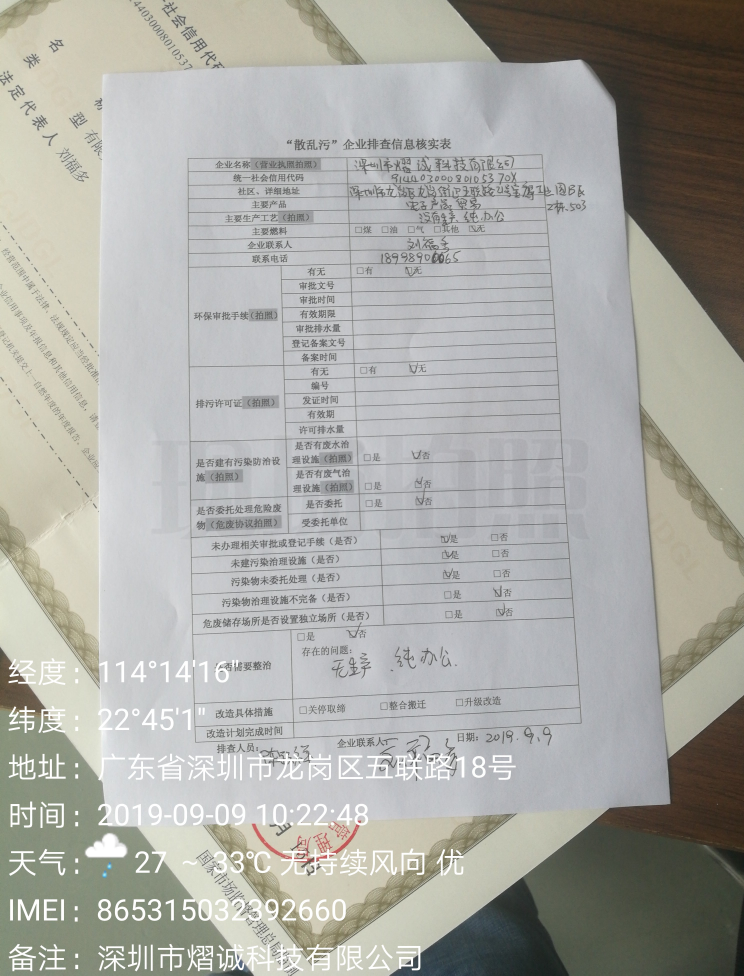
#> input picture Img/去除水印相机/文件的副本/WechatIMG2464.jpeg, 2976 x 3902 px (shown at 1/4 size); its folder holds only this picture in this run
$ python '批量去除水印相机.py'
#> lines starting #> are read from the running program, lines starting #| are printed output that depends on the picture; after the words box and inside, x2 and y2 are one past the last pixel; in counts of white or black regions, pixels touching at a corner belong together
import cv2 as cv
import numpy as np
import os

def console_location(path):
    # 定片位置
    img = cv.imread(path)
    def on_mouse(event, x, y, flags, param):
        if event == cv.EVENT_LBUTTONDOWN:
            print(x, y)
    # 构建窗口
    # 回调绑定窗口
    cv.namedWindow("img", cv.WINDOW_NORMAL)
    cv.setMouseCallback("img", on_mouse, 0)
    cv.imshow("img", img)
    # 键盘输入 q退出
    if cv.waitKey() == ord("q"):
        cv.destroyAllWindows()

class WaterMark(object):
    def mark(self, path):
#> called with path = '文件的副本/WechatIMG2464.jpeg'
        global img
        # 提取感兴趣区域ROI
        img = cv.imread(path)
#> img is the input picture: shape (3902, 2976, 3); mean B, G, R 164.7, 169.7, 169.7
        # 通过运行console_location函数后在相应的图片上点击两个点可以获取一下两个参数
        # 高1:高2 宽1:宽2
        roi = img[2300:3890, 0:2962]
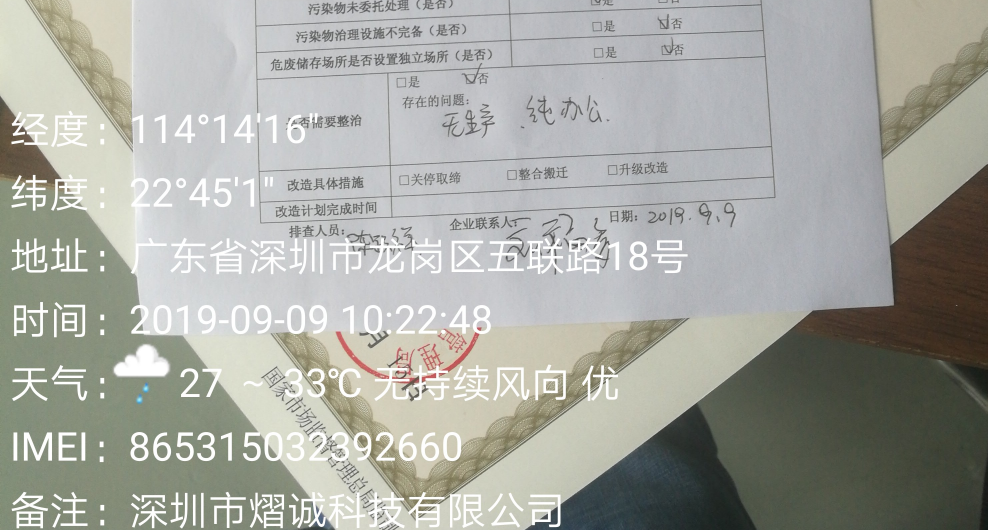
#> roi: shape (1590, 2962, 3) (shown at 1/3 size); mean B, G, R 161, 167.5, 166.1
        # cv.imwrite('02.jpg', roi)
        roi_hsv = cv.cvtColor(roi, cv.COLOR_BGR2HSV)
#> roi_hsv: shape (1590, 2962, 3); mean H, S, V 68.6, 22.9, 170.3
        # cv.imwrite('hsv.jpg', roi_hsv)
        # 设定白色HSV范围
        lower = np.array([0, 0, 255])
        upper = np.array([255, 255, 255])
        # 创建水印蒙层
        kernel = np.ones((3, 3), np.uint8)
        # cv.imwrite('kernel.jpg',kernel)
        mask = cv.inRange(roi_hsv, lower, upper)
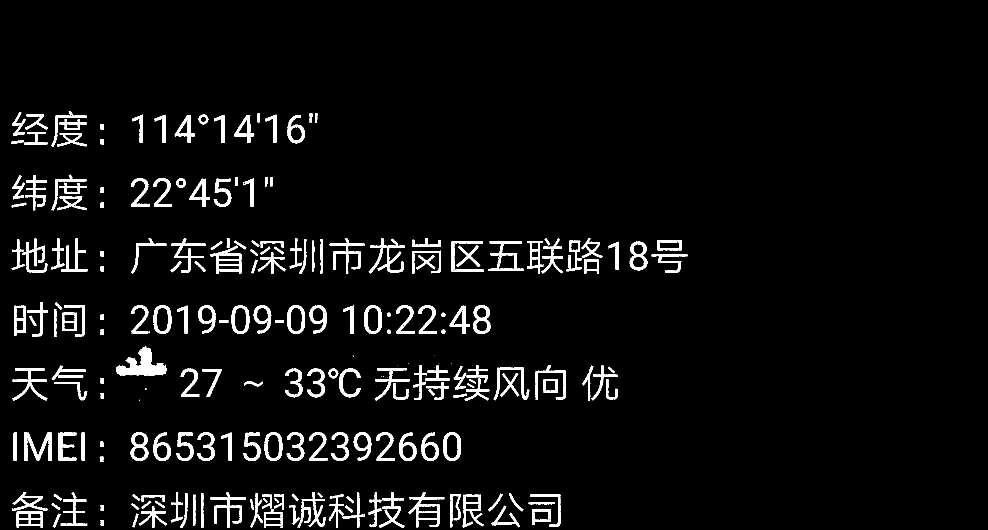
#> mask: shape (1590, 2962) (shown at 1/3 size); 3.8% white; 294 white regions (70 under 20 px), largest, box (x1, y1, x2, y2) and area: (348, 1042, 501, 1126) 6280, (72, 1298, 156, 1382) 2561, (1225, 1477, 1333, 1583) 2462
        # cv.imwrite(r'mask.jpg',mask)
        # 对水印蒙层进行膨胀操作
        dilate = cv.dilate(mask, kernel, iterations=3)
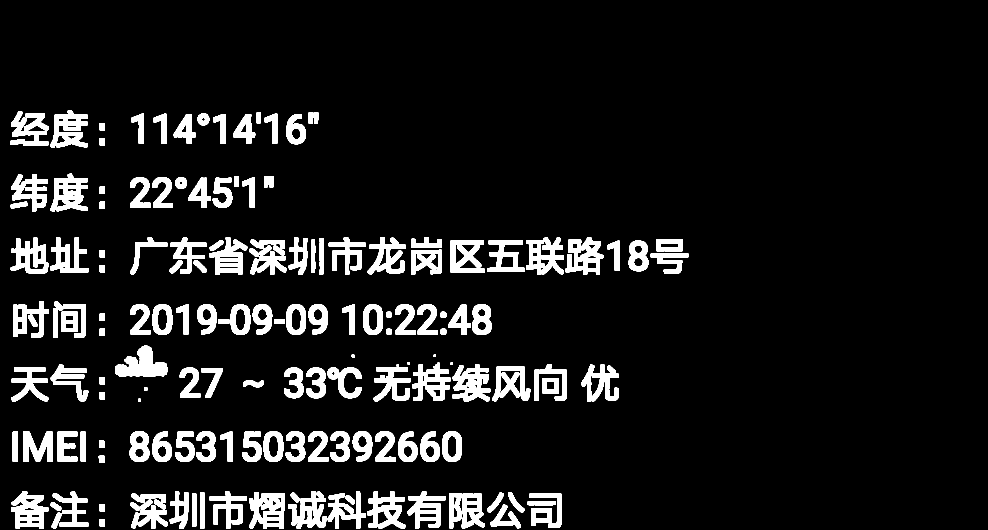
#> dilate: shape (1590, 2962) (shown at 1/3 size); 9.2% white; 160 white regions, largest, box (x1, y1, x2, y2) and area: (345, 1036, 504, 1129) 8469, (747, 1476, 855, 1587) 8043, (1357, 1093, 1471, 1206) 7601
        res = cv.inpaint(roi, dilate, 7, flags=cv.INPAINT_TELEA)
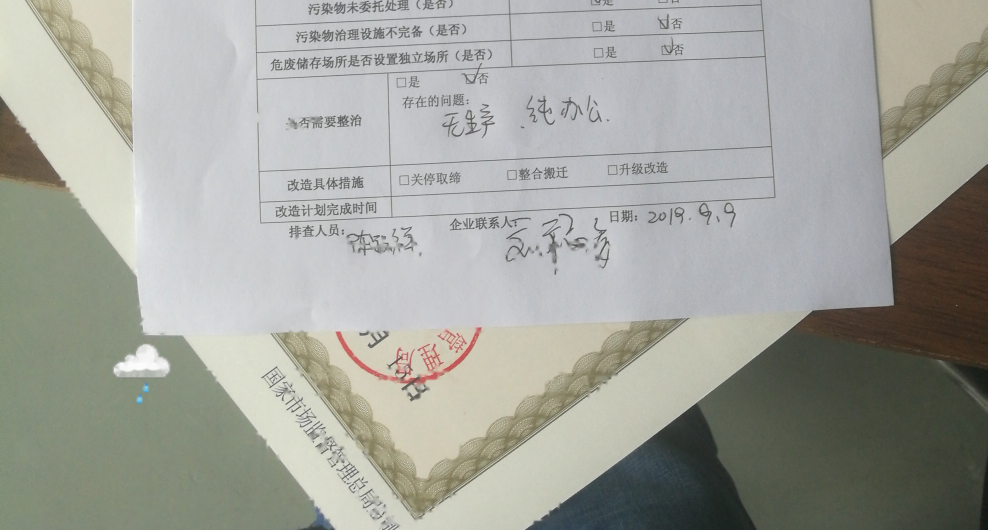
#> res: shape (1590, 2962, 3) (shown at 1/3 size); mean B, G, R 156.4, 163.5, 162
        # 双边滤波
        res = cv.bilateralFilter(res, 5, 280, 50)
        # 高1:高2 宽1:宽2
        img[2300:3890, 0:2962] = res
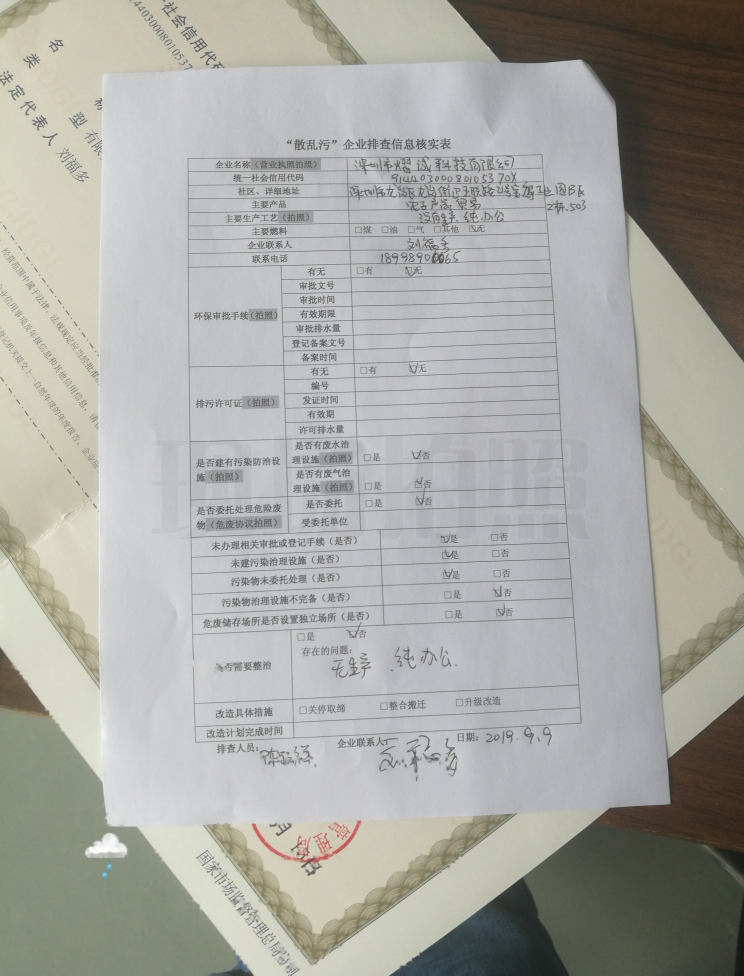
#> img: shape (3902, 2976, 3) (shown at 1/4 size); mean B, G, R 162.8, 168.1, 168
        cv.imwrite('modified'+ str() +'.jpg', img)

if __name__ == '__main__':
    文件夹路径 = '文件的副本/'
    a  = 0
    for  i  in os.listdir(文件夹路径) :
        文件路径  = 文件夹路径  + i
        w = WaterMark()
        w.mark(文件路径)
        cv.imwrite('modified'+ str(a) +'.jpg', img)
        a = a+1

$ run again, on Img/去除水印相机/文件的副本/WechatIMG2961.jpeg
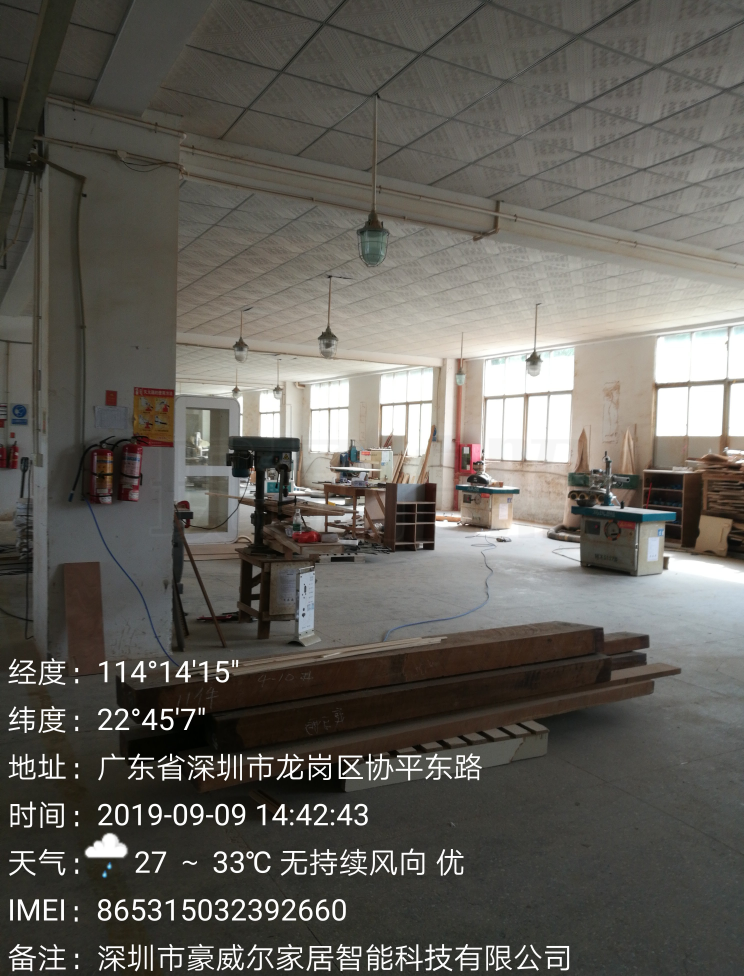
#> input picture Img/去除水印相机/文件的副本/WechatIMG2961.jpeg, 2976 x 3902 px (shown at 1/4 size)
#> in mark, img is the input picture: shape (3902, 2976, 3); mean B, G, R 90.1, 96.2, 98.9
#> roi_hsv: shape (1590, 2962, 3); mean H, S, V 34.9, 44.4, 75.7
#> in mark, `mask = cv.inRange(roi_hsv, lower, upper)`:
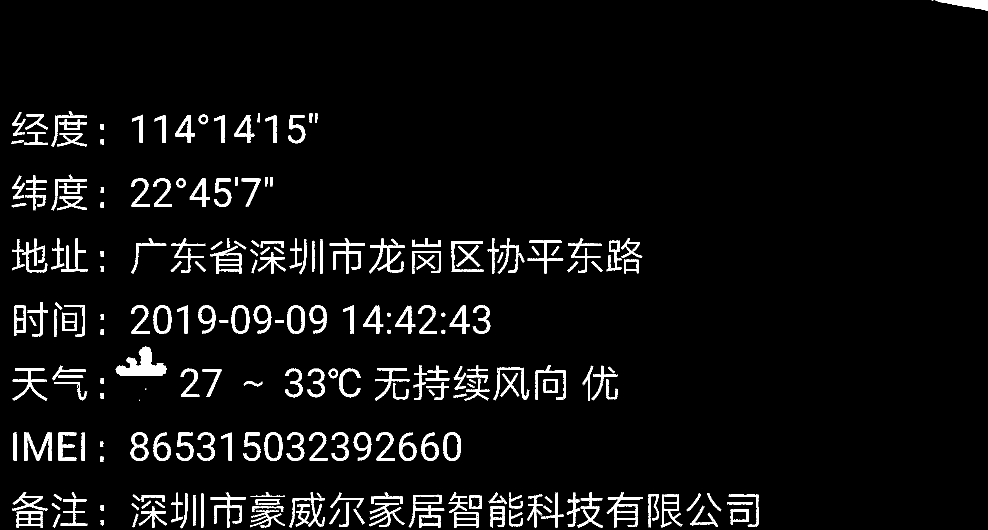
#> mask: shape (1590, 2962) (shown at 1/3 size); 3.6% white; 527 white regions (267 under 20 px), largest, box (x1, y1, x2, y2) and area: (347, 1039, 501, 1126) 6257, (2806, 0, 2962, 31) 2659, (1229, 1484, 1333, 1584) 2539
#> dilate: shape (1590, 2962); 9.7% white; 165 white regions, largest, box (x1, y1, x2, y2) and area: (344, 1036, 504, 1129) 8445, (1463, 1474, 1572, 1585) 7584, (1358, 1093, 1471, 1206) 7531
#> in mark, `img[2300:3890, 0:2962] = res`:
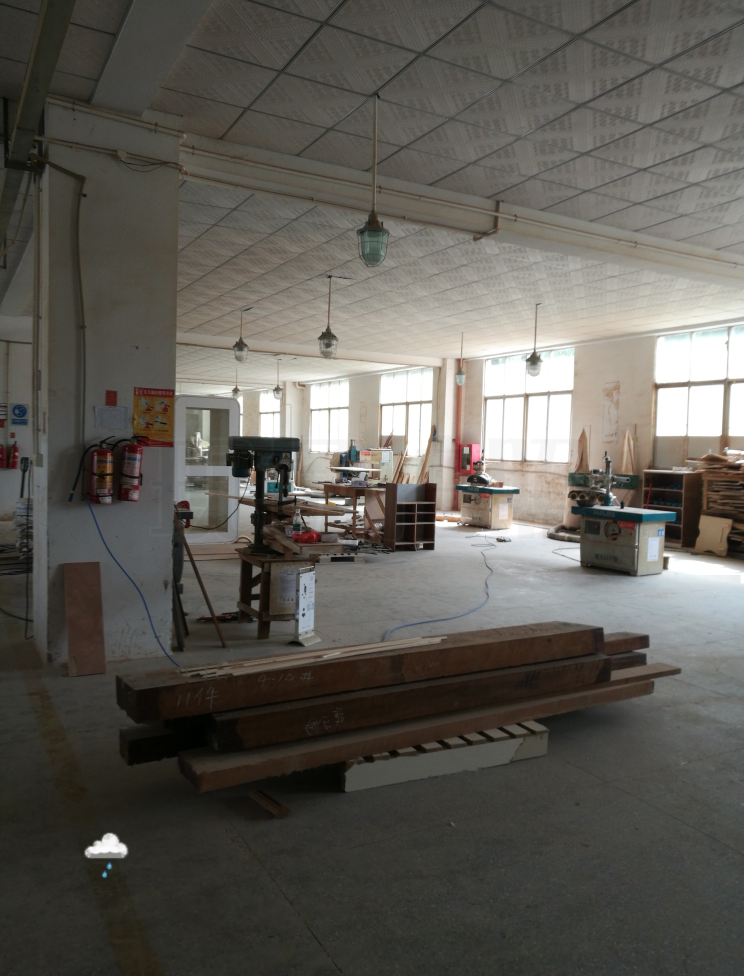
#> img: shape (3902, 2976, 3) (shown at 1/4 size); mean B, G, R 85.1, 91.4, 94.2
